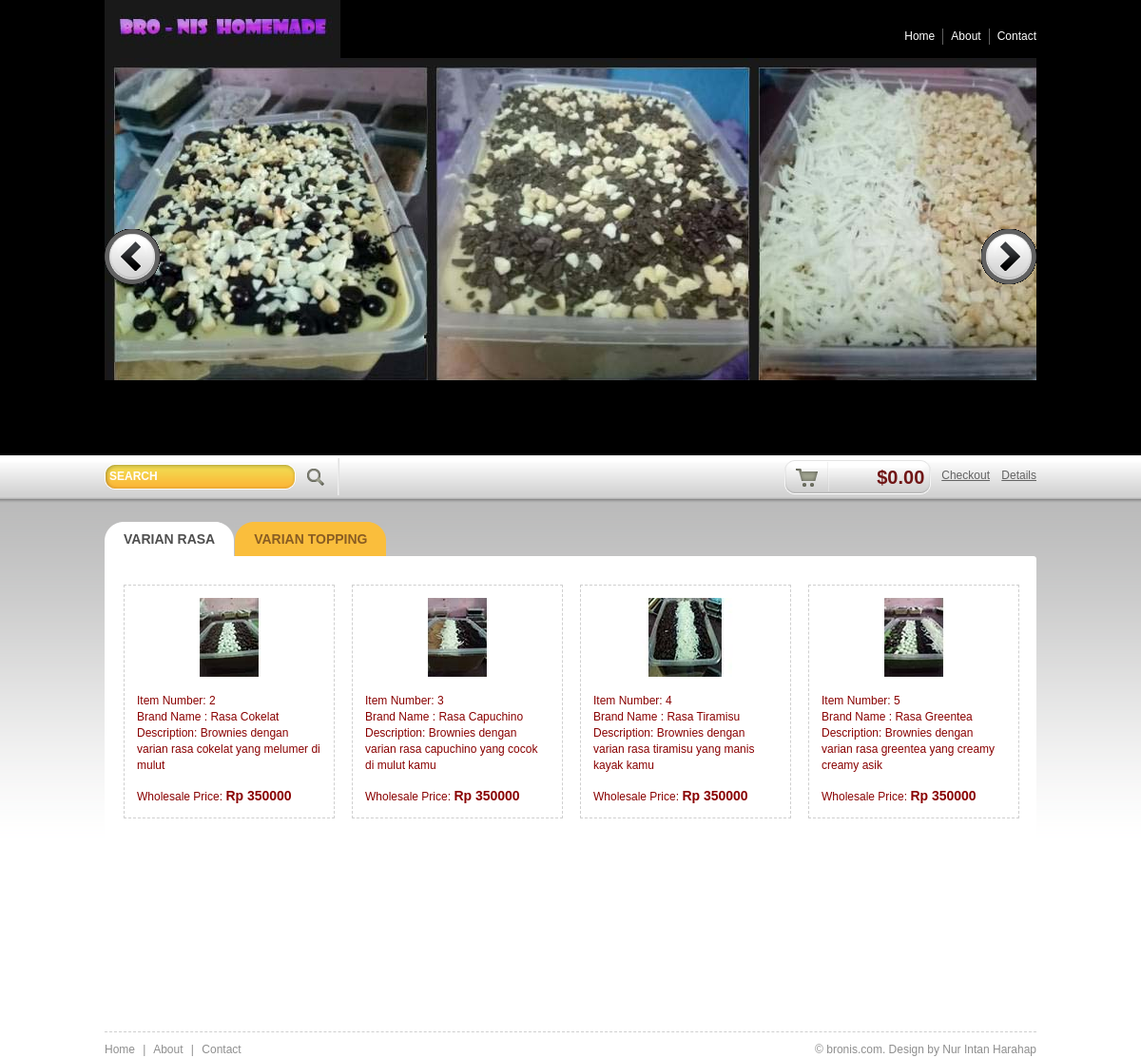
The page / on the database its author committed.
### tables this page shows
CREATE TABLE `rasa` (
  `kode` int(11) NOT NULL,
  `nama` varchar(50) NOT NULL,
  `deskripsi` varchar(100) NOT NULL,
  `harga` int(11) NOT NULL,
  `foto` varchar(100) NOT NULL
);

### index.php (the view, shortened to what this page needs)
<!DOCTYPE html PUBLIC >
<html >
<head>
<link rel="stylesheet" href="css/style.css" type="text/css" media="all" />
</head>
<body>
<div id="top">
  <div class="shell">
    <div id="header">
      <h1 id="logo"><a href="#">BRO-NIS</a></h1>
      <div id="navigation">
        <ul>
          <li><a href="#">Home</a></li>
          <li><a href="#">About</a></li>
          <li class="last"><a href="#">Contact</a></li>
        </ul>
      </div>
    </div>
    <div id="slider">
      <div id="slider-holder">
        <ul>
          <li><a href="#"><img src="css/images/slide-1.jpg" alt="" /></a></li>
        </ul>
      </div>
      <div id="slider-nav"> <a href="#" class="prev">Previous</a> <a href="#" class="next">Next</a> </div>
    </div>
  </div>
</div>
<div id="main">
  <div class="shell">
    <div class="options">
      <div class="search">
        <form action="#" method="post">
          <span class="field">
          <input type="text" class="blink" value="SEARCH" title="SEARCH" />
          </span>
          <input type="text" class="search-submit" value="GO" />
        </form>
      </div>
      <div class="right"> <span class="cart"> <a href="#" class="cart-ico">&nbsp;</a> <strong>$0.00</strong> </span> <span class="left more-links"> <a href="#">Checkout</a> <a href="#">Details</a> </span> </div>
    </div>
    <div id="content">
      <div class="tabs">
        <ul>
          <li><a href="#" class="active"><span>Varian Rasa</span></a></li>
          <li><a href="#"><span>Varian Topping</span></a></li>
        </ul>
      </div>
      <div id="container">
        <div class="tabbed">
          <div class="tab-content" style="display:block;">
            <div class="items">
              <ul>
                <?php
                include ('konek.php');
                $select="SELECT * from rasa";
                $hasil=$mysqli->query($select);
                while ($row=$hasil->fetch_assoc()){
                ?>
                <li>
                  <div class="image"> <a href="#">
                  <img src="css/images/<?php echo $row['foto'] ?>" id="foto"></div>
                  <br>
                  <p> Item Number: <span><?php echo $row['kode'];?></span><br />
                    Brand Name : <span><?php echo $row['nama']; ?></span><br />
                    Description: <span><?php echo $row['deskripsi']; ?></span> </p>
                  <p class="price">Wholesale Price: <strong>Rp <?php echo $row['harga']; ?></strong></p>
                </li>
               <?php } ?>
              </ul>
            </div>
          </div>
            </div>
          </div>
        </div>
        <div id="footer">
          <div class="left"> <a href="#">Home</a> <span>|</span> <a href="#">About</a> <span>|</span> <a href="#">Contact</a> </div>
          <div class="right"> &copy; bronis.com. Design by <a href="http://chocotemplates.com">Nur Intan Harahap</a> </div>
        </div>
      </div>
    </div>
</body>
</html>

### css/style.css (style rules this page uses)
* { padding:0; margin:0; outline:0; }
body { background:#fff; font-family: Arial, sans-serif; font-size:12px; line-height:17px; color:#6f6e6e; }
input, textarea, select { font-family: Arial, sans-serif; font-size:12px; color:#333; }
a img { border:0; }
a { color:#890000; text-decoration: none; cursor:pointer; }
.left, .alignleft { float:left; display:inline; }
.right, .alignright { float:right; display:inline; }
h1#logo { font-size:0; line-height:0; width:248px; height:61px; float:left; }
h1#logo a { display:block; height:61px; text-indent: -4000px; background:url(images/f-1.jpg); }
#navigation { float:right; white-space:nowrap; }
#navigation ul { list-style-type: none; padding-top:30px; }
#navigation ul li { float:left; display:inline; border-right:solid 1px #5f5f5f; padding-right:8px; margin-right:8px; }
#navigation ul li.last { border-right:0; padding-right:0; margin-right:0; }
#navigation ul li a { color:#fff; }
.shell { width:980px; margin:0 auto; }
#top { height:479px; background:#000; }
#header { height:61px; }
#slider { width:980px; height:418px; position:relative; overflow:hidden; }
#slider-holder { width:980px; height:418px; position:relative; overflow:hidden; }
#slider-holder ul { width:980px; height:418px; position:relative; overflow:hidden; list-style-type: none; }
#slider-holder ul li { width:980px; height:418px; position:relative; overflow:hidden; float:left; display:inline; }
#slider-nav a { position:absolute; top:180px; font-size:0; line-height:0; z-index:2; width:58px; height:58px; text-indent: -4000px; }
#slider-nav a.prev { background:url(images/prev.gif); left:0; }
#slider-nav a.next { background:url(images/next.gif); right:0; }
#main { width:100%; background:url(images/main.gif) repeat-x 0 0; }
.options { height:47px; white-space:nowrap; padding-top:3px; }
.options .search { float:left; padding:6px 0 0 0; background:url(images/border.gif) repeat-y right 0; height:33px; margin-right:12px; }
.options .search .field { float:left; width:191px; height:21px; background:url(images/field.gif); padding:6px 5px 0 5px; }
.options .search .field input { width:191px; border:0; background:transparent; color:#fff; font-weight: bold; }
.search-submit { float:left; font-size:0; line-height:0; width:24px; height:27px; background:url(images/search.gif); text-indent: -4000px; border:0; margin-left:9px; cursor:pointer; position:relative; top:1px; margin-right:13px; }
.options a { color:#636363; text-decoration: underline; }
.options span.left { padding:10px 0 0 0; }
.options span.more-links { margin-left:2px; }
.options span.more-links a { margin-left:9px; }
.cart { float:left; position:relative; top:2px; }
.cart strong { float:left; width:95px; height:36px; background:url(images/cart-price.gif); text-align: right; font-size:20px; color:#701616; line-height:36px; padding:0 7px 0 5px; }
.cart-ico { float:left; width:47px; height:36px; background:url(images/cart.gif) no-repeat 0 0; font-size:0; line-height:0; text-indent: -4000px; }
#content { padding-top:20px; }
.tabs { height:36px; }
.tabs ul { list-style-type: none; font-size:14px; text-transform: uppercase; font-weight: bold; }
.tabs ul li { float:left; display:inline; margin-right:1px; }
.tabs ul li a, .tabs ul li a span { float:left; height:36px; background:url(images/tab.gif) no-repeat 0 -37px; padding:0 0 0 20px; }
.tabs ul li a span { background-position:right -37px; padding:0 20px 0 0; }
.tabs ul li a { position:relative; line-height:36px; color:#895d23; }
.tabs ul li a.active, .tabs ul li a:hover { background-position:0 0; color:#4f4f4f; }
.tabs ul li a.active span, .tabs ul li a:hover span { background-position:right 0; }
#container { background:#fff url(images/container-t.gif) no-repeat 0 0; padding:30px 20px; }
.items { position:relative; width:960px; margin-right:-20px; padding-bottom:5px; }
.items ul { list-style-type: none; }
.items ul .image { text-align: center; }
.items ul li { float:left; border:dashed 1px #cfcfcf; width:194px; margin:0 18px 12px 0; padding:13px; }
.items ul li p span { color:#890000 }
.items ul li p.price { padding-top:15px; }
.items ul li p.price strong { color:#890000; font-size:14px; }
#footer { border-top:dashed 1px #cfcfcf; margin-top:20px; padding:10px 0; color:#8e8e8e; }
#footer a { color:#8e8e8e; }
#footer span { padding:0 5px; }
.tab-content { display:none; }
.tabbed { min-height:420px; }

### rows shown on the page
rasa: foto (picture), kode "2", nama "Rasa Cokelat", deskripsi "Brownies dengan varian rasa cokelat yang melumer di mulut", harga "350000"
rasa: foto (picture), kode "3", nama "Rasa Capuchino", deskripsi "Brownies dengan varian rasa capuchino yang cocok di mulut kamu", harga "350000"
rasa: foto (picture), kode "4", nama "Rasa Tiramisu", deskripsi "Brownies dengan varian rasa tiramisu yang manis kayak kamu", harga "350000"
rasa: foto (picture), kode "5", nama "Rasa Greentea", deskripsi "Brownies dengan varian rasa greentea yang creamy creamy asik", harga "350000"
